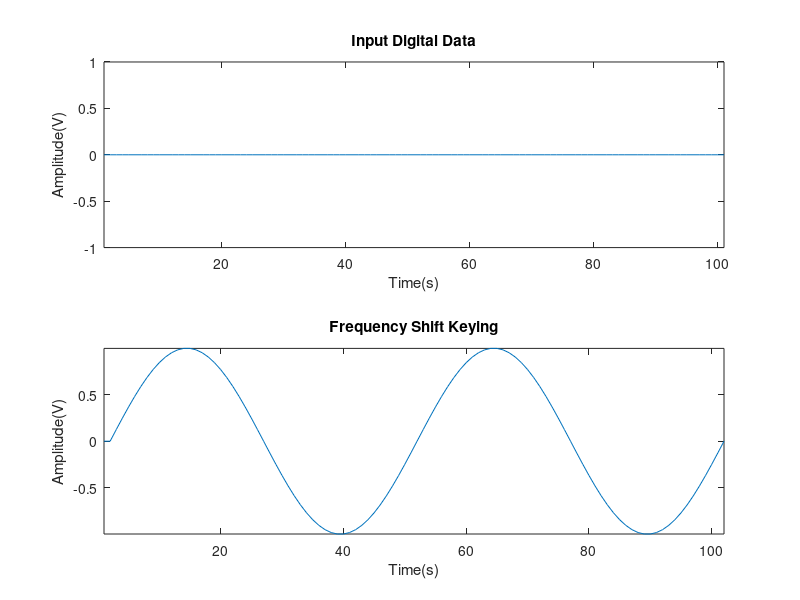

Here is the MATLAB script that generated this plot:
clc %for clearing the command window
close all %for closing all the window except command window
clear all %for deleting all the variables from the memory
a=input('Enter the input bit stream:');
L=length(a);
x=0;
z=0;
t=0:1/(L*50):2;
x1=sin(2*pi*1*t);
x2=sin(2*pi*2*t);
for i=1:L %here we are generating the modulated wave
    if a(i)==1
        x=[x ones(1,L*100)];
        z=[z x2];
    else
        x=[x zeros(1,L*100)];
        z=[z x1];
    end
end
subplot(2,1,1); %For Plotting The Carrier wave
plot(x);
axis tight;
xlabel('Time(s)')
ylabel('Amplitude(V)')
title('Input Digital Data')
subplot(2,1,2); %For Plotting The Carrier wave
plot(z);
axis tight;
xlabel('Time(s)')
ylabel('Amplitude(V)')
title('Frequency Shift Keying')

